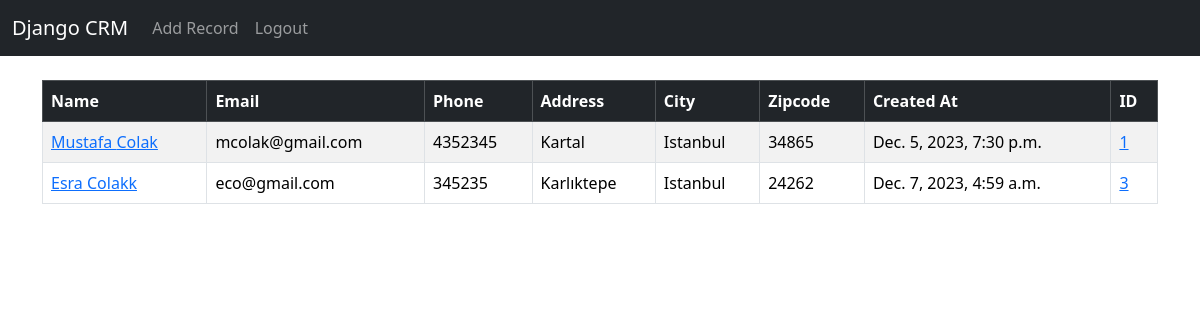
The app's page / (signed in) with its own data.
### website/models.py (models this page shows, shortened)
class Record(models.Model):
	created_at = models.DateTimeField(auto_now_add=True)
	first_name = models.CharField(max_length=50)
	last_name = models.CharField(max_length=50)
	email = models.CharField(max_length=50)
	phone = models.CharField(max_length=50)
	address = models.CharField(max_length=50)
	city = models.CharField(max_length=50)
	zipcode = models.CharField(max_length=50)

### website/views.py (the view)
# urls.py: path('', views.home, name='home'),
def home(request):
	records = Record.objects.all()
	if request.method == 'POST':
		username = request.POST['username']
		password = request.POST['password']
		user = authenticate(request, username=username, password=password)
		if user is not None:
			login(request, user)
			messages.success(request, 'You Have Been Logged In')
			return redirect ('home')
		else:
			messages.success(request, 'There was an error loggin in, please try again...')
			return redirect ('home')
	else:
		return render(request, 'home.html', {'records':records})

### website/templates/home.html (shortened to what this page needs)
{% extends 'base.html' %}
{% block content %}
{% if user.is_authenticated %}
<br/>
<table class="table table-striped table-hover table-bordered">
	<thead class="table-dark">
		<tr>
			<th scope="col">Name</th>
			<th scope="col">Email</th>
			<th scope="col">Phone</th>
			<th scope="col">Address</th>
			<th scope="col">City</th>
			<th scope="col">Zipcode</th>
			<th scope="col">Created At</th>
			<th scope="col">ID</th>
		</tr>
	</thead>
	<tbody>
		{% if records %}
		{% for record in records %}
		<tr>
			<td><a href="{% url 'record' record.id %}">{{ record.first_name }}
			{{ record.last_name }}</a></td>
			<td>{{ record.email }}</td>
			<td>{{ record.phone }}</td>
			<td>{{ record.address }}</td>
			<td>{{ record.city }}</td>
			<td>{{ record.zipcode }}</td>
			<td>{{ record.created_at }}</td>
			<td><a href="{% url 'record' record.id %}">{{ record.id }}</a></td>
		</tr>
		{% endfor %}
		{% endif %}
	</tbody>
</table>
{% endif %}
{% endblock %}

### website/templates/base.html (shortened to what this page needs)
<!doctype html>
<html lang="en">
<head>
  <link href="https://cdn.jsdelivr.net/npm/bootstrap@5.3.2/dist/css/bootstrap.min.css" rel="stylesheet">
</head>
<body>
  {% include 'navbar.html' %}
  <div class='container'>
    {% block content %}
    {% endblock %}
  </div>
</body>
</html>

### website/templates/navbar.html (shortened to what this page needs)
<nav class="navbar navbar-expand-lg navbar-dark bg-dark">
  <div class="container-fluid">
    <a class="navbar-brand" href="{% url 'home' %}">Django CRM</a>
    <div class="collapse navbar-collapse" id="navbarSupportedContent">
      <ul class="navbar-nav me-auto mb-2 mb-lg-0">
        {% if user.is_authenticated %}
        <li class="nav-item">
          <a class="nav-link" href="{% url 'add_record' %}">Add Record</a>
        </li>
        <li class="nav-item">
          <a class="nav-link" href="{% url 'logout' %}">Logout</a>
        </li>
        {% endif %}
      </ul>
    </div>
  </div>
</nav>

### records on screen
Record: first_name "Mustafa", last_name "Colak", email "mcolak@gmail.com", phone "4352345", address "Kartal", city "Istanbul", zipcode "34865", created_at "Dec. 5, 2023, 7:30 p.m.", id "1"
Record: first_name "Esra", last_name "Colakk", email "eco@gmail.com", phone "345235", address "Karlıktepe", city "Istanbul", zipcode "24262", created_at "Dec. 7, 2023, 4:59 a.m.", id "3"
